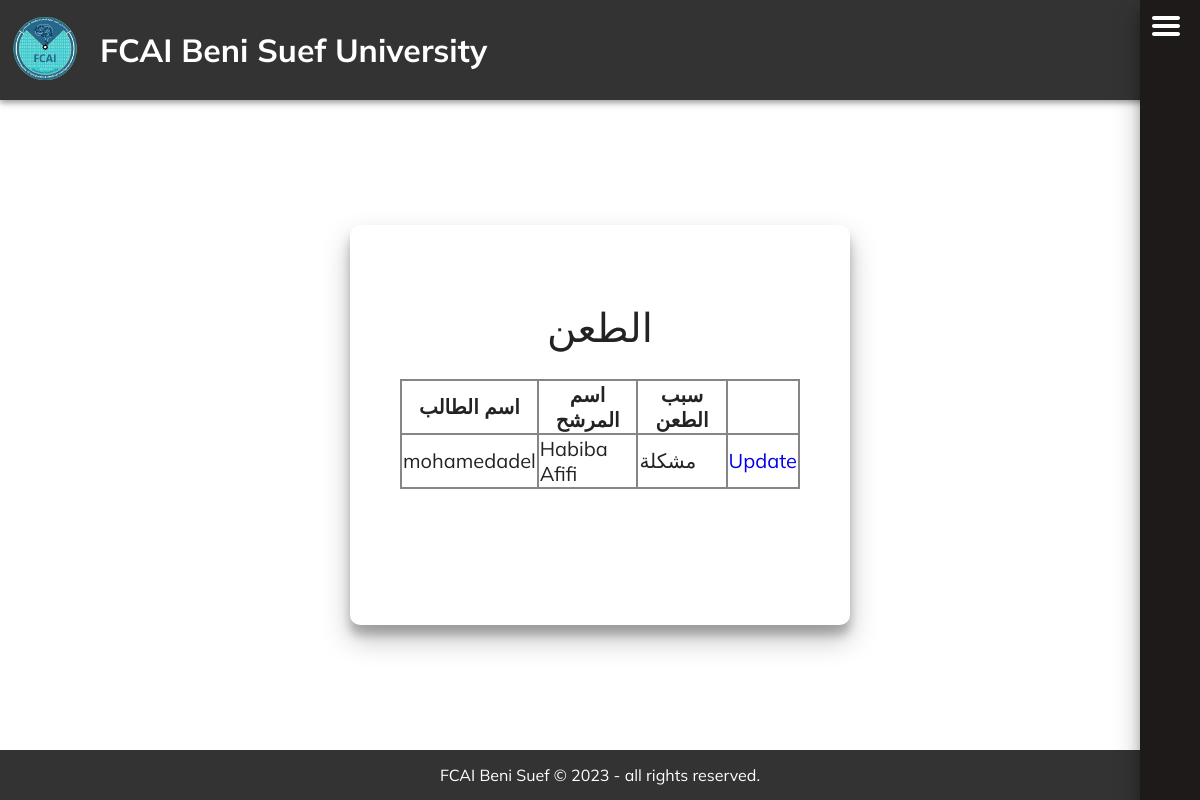
/list_contention/ (signed in), run on the app's committed database.
### training/models.py (models this page shows)
class Contention(models.Model):
    user_id = models.ForeignKey(User_Model, on_delete=models.CASCADE)
    nominee_id = models.ForeignKey(Nominee_user, on_delete=models.CASCADE)
    reason = models.TextField()

class User_Model(models.Model):
    Userkey = models.OneToOneField(User, on_delete=models.CASCADE)
    Name = models.CharField(max_length=50, default="")
    Student_id = models.IntegerField(unique=True)
    address = models.CharField(max_length=200, null=True)
    birthdate = models.DateField(null=True)
    college = models.CharField(max_length=20, choices=[('1', 'كلية الحاسبات و الذكاء الاصطناعى'),
                                           ('2', 'كلية الهندسة'),
                                            ('3', 'كلية الطب'),
                                            ('4', 'كلية طب الأسنان'),
                                            ('5', 'كلية الطب البيطرى'),
                                           ('6', 'كلية العلوم'),
                                           ('7', 'كلية الصيدلة'),
                                           ('8', 'كلية التمريض'),
                                           ('9', 'كلية التكنولوجيا و التعليم'),
                                           ('10', 'كلية الدراسات العليا للعلوم المتقدمة'),
                                           ('11', 'كلية علوم الملاحة و تكنولوجيا الفضاء'),
                                           ('12', 'كلية علوم ذوى الاحتياجات الخاصة'),
                                           ('13', 'كلية علوم الأرض'),
                                           ('14', 'كلية الفنون التطبيقية'),
                                           ('15', 'كلية تكنولوجيا العلوم الصحية التطبيقية'),
                                           ('16', 'كلية الزراعة'),
                                           ('17', 'كلية العلاج الطبيعى'),
                                           ('18', 'كلية الإعلام'),
                                           ('19', 'كلية التجارة'),
                                           ('20', 'كلية الآداب'),
                                           ('21', 'كلية التربية'),
                                            ('22', 'كلية الحقوق'),
                                           ('23', 'كلية التربية الرياضية'),
                                           ('24', 'كلية السياسة و الاقتصاد'),
                                           ('25', 'كلية التربية للطفولة المبكرة'),
                                           ('26', 'كلية الألسن'),
                                           ('27', 'كلية الخدمة الاجتماعية التنموية'),
                                           ('28', 'كلية السياحة و الفنادق'),
                                  ])
    collegeYear = models.IntegerField(null=True)
    Voting_status_1 = models.BooleanField(default=False)
    Voting_status_2 = models.BooleanField(default=False)
    Voting_status_3 = models.BooleanField(default=False)
    Voting_status_4 = models.BooleanField(default=False)
    def __str__(self):
        return str(self.Name)

class Nominee_user(models.Model):
    UserModelKey = models.OneToOneField(User_Model, on_delete=models.CASCADE)
    phone_no = models.IntegerField()
    email = models.EmailField(max_length=50)
    community = models.CharField(max_length= 32, choices=[('1', 'اللجنة العلمية'),
                                           ('2', 'اللجنة الرياضية'),
                                           ('3', 'اللجنة الاجتماعية'),
                                           ('4', 'أسرة الجوالة و الخدمات'),
                                           ('5', 'اللجنة الثقافية'),
                                           ('6', 'اللجنة الفنية'),
                                           ('7', 'لجنة الاسر و الرحلات')
                                  ], default='1')
    rec_letter = models.FileField()
    final_list = models.BooleanField(default=False)
    role = models.CharField(max_length=25, choices=[('1', 'لم يحدد'),
                                           ('2', 'عضو'),
                                           ('3', 'أمين لجنة على مستوى الكلية'),
                                           ('4', 'مساعد أمين لجنة على مستوى الكلية'),
                                           ('5', 'نائب رئيس اتحاد طلاب الكلية'),
                                           ('6', 'رئيس اتحاد طلاب الكلية'),
                                           ('7', 'أمين لجنة على مستوى الجامعة'),
                                           ('8', 'مساعد أمين لجنة على مستوى الجامعة'),
                                           ('9', 'نائب رئيس اتحاد طلاب الجامعة'),
                                           ('10', 'رئيس اتحاد طلاب الجامعة'),
                                  ], default = "1")
    communityMemberElections = models.BooleanField(default=False)
    collegeCommunityTrusteeOreHelperElections = models.BooleanField(default=False)
    collegeStudentUnionPresidentOrViceElections = models.BooleanField(default=False)
    universityElections = models.BooleanField(default=False)
    communityMemberElectionsNumOfVotes = models.IntegerField(default=0)
    collegeCommunityTrusteeOreHelperElectionsNumOfVotes = models.IntegerField(default=0)
    collegeStudentUnionPresidentOrViceElectionsNumOfVotes = models.IntegerField(default=0)
    universityElectionsNumOfVotes =  models.IntegerField(default=0)
    def __str__(self):
        return str(self.UserModelKey.Name)

### training/views.py (the view)
# urls.py: path('list_contention/',
@login_required
def list_contention(request):
    contention_list = Contention.objects.all()
    print(contention_list)
    return render(request, 'contentioncontrol.html', {'nominee': contention_list})

### mysite/context_processors.py (called while the page is built)
def control_content(request):
    return {'access' : Control_content.objects.first()}

### training/templates/contentioncontrol.html (shortened to what this page needs)
{% extends 'base.html' %}
{% block headcontent %}
{% load static %}
{% endblock %}
{% block maincontent %}
<div class="sharp card medium">
    <h1 class="card-name">الطعن</h1>
    {% if nominee %}
    <table class="normal-table">
        <tr>
            <th>
                اسم الطالب
            </th>
            <th>
                اسم المرشح
            </th>
            <th>
                سبب الطعن
            </th>
        </tr>
        {%for i in nominee%}
        <tr>
            <td>
                {{i.user_id}}
            </td>
            <td>
                {{i.nominee_id}}
            </td>
            <td>
                {{i.reason}}
            </td>
            <td align="right">
                <a href="{%url 'update_nominee' i.nominee_id.UserModelKey.Student_id%}">Update</a>
            </td>
        </tr>
        {%endfor%}
    </table>
    {% else %}
    <div class="flexvert">لا يوجد طعونات</div>
    {% endif %}
</div>
{% endblock %}

### training/static/css/common.css (style rules this page uses)
.card { display: flex; flex-flow: column; align-items: center; box-shadow: rgba(0, 0, 0, 0.25) 0px 14px 28px, rgba(0, 0, 0, 0.22) 0px 10px 10px; padding: 50px 0 50px; font: 25px muli; color:rgb(35, 35, 35); }
.card-name { font: 40px muli; color:rgb(35, 35, 35); }
.sharp { border-radius: 10px; }
.medium { min-width: 500px; width: 45%; max-width: 100%; min-height: 300px; }
.normal-table { min-width: 400px; width:70%; min-height: 100px; z-index: 1; margin-bottom: 20px; font: 80% muli; border-collapse: collapse; border: 2px solid rgb(134, 134, 134); }
table td + td { border-left:2px solid rgb(134, 134, 134); }
th { text-align: center; border:2px solid rgb(134, 134, 134); }
td { text-align: left; border:2px solid rgb(134, 134, 134); }

### data on the page
Contention: user_id "mohamedadel", nominee_id "Habiba Afifi", reason "مشكلة"
